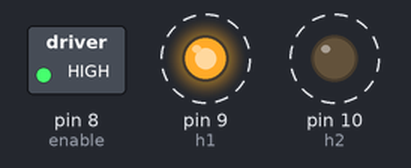
This sketch was run on a simulated Arduino Uno, built with avr-gcc and run on an emulated ATmega328P. Shown: switched loads named in the sketch (green lamp = pin HIGH), output pins drawn as LEDs (lit = HIGH). Dashed ring = blinking.

Above: at 0.5 s.
Timing chart, 0 to 4.6 s (numbered marks = the images above):
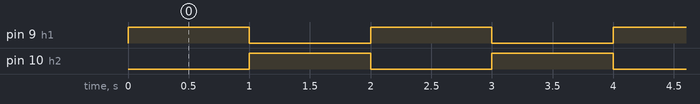

The sketch:

h_bridge_left.ino
```cpp
/*
  H-Bridge, left side
    Basic demo of H-Bridge capabilities
  @author jains
 */

// Pin 13 has an LED connected on most Arduino boards.
int enable = 8;
int h1 = 9;
int h2 = 10;

// the setup routine runs once when you press reset:
void setup() {
  // initialize the digital pin as an output.
  pinMode(enable, OUTPUT);
  pinMode(h1, OUTPUT);
  pinMode(h2, OUTPUT);
  digitalWrite(enable, HIGH);
}

// the loop routine runs over and over again forever:
void loop() {
  //digitalWrite(enable, LOW); // disables motor
  digitalWrite(h1, HIGH);
  digitalWrite(h2, LOW);
  delay(1000);
  digitalWrite(h1, LOW);
  digitalWrite(h2, HIGH);
  delay(1000);
}
```

Measured:
- by itself, pin 9 (h1), pin 10 (h2): alternates HIGH for 1.0 s and LOW for 1.0 s
